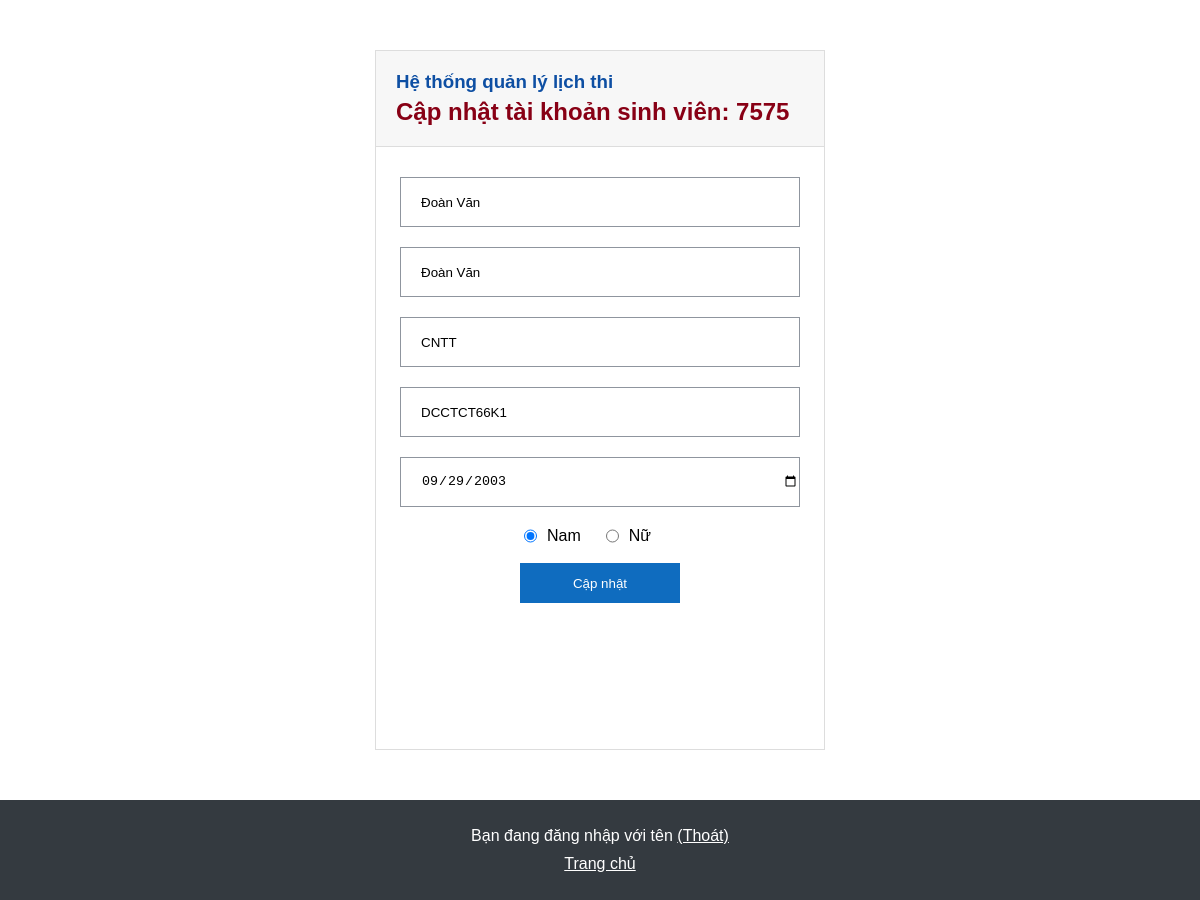
Page /web_manage_schedule_exam/admin/update_student.php?msv=7575 on the committed database.
### tables this page shows
CREATE TABLE `sinhvien` (
  `msv` int(10) NOT NULL,
  `ho_dem` varchar(50) NOT NULL,
  `ten` varchar(50) NOT NULL,
  `ngay_sinh` date NOT NULL,
  `khoa` varchar(100) NOT NULL,
  `lop` varchar(20) NOT NULL,
  `gioi_tinh` varchar(10) NOT NULL,
  `mat_khau` varchar(100) NOT NULL
);

### web_manage_schedule_exam/admin/update_student.php (the view, shortened to what this page needs)
<?php
    include('config.php');
    if (isset($_GET['msv'])) {
        $msv = $_GET['msv'];
    }
    $sql_sinh_vien = "SELECT * FROM sinhvien WHERE msv = '$msv'";
    $result_sinh_vien = $conn->query($sql_sinh_vien);
    if ($result_sinh_vien->num_rows > 0) {
        while($row = $result_sinh_vien->fetch_assoc()) {
            $ho_dem = $row["ho_dem"];
            $ten = $row["ten"];
            $lop = $row["lop"];
            $khoa = $row["khoa"];
            $ngay_sinh = $row["ngay_sinh"];
        }
    }
?>
<!DOCTYPE html>
<html lang="vi">
<head>
    <link rel="stylesheet" href="https://cdnjs.cloudflare.com/ajax/libs/font-awesome/6.4.2/css/all.min.css" />
    <link rel="stylesheet" href="manage_add.css">
</head>
<body>
    <div class="container-add">
        <div class="add-logo">
            <h3>Hệ thống quản lý lịch thi</h3>
            <h2>Cập nhật tài khoản sinh viên: <?php echo $msv; ?></h2>
        </div>
        <form action="" class="add-form" method="post">
            <div class="input-form">
                <input type="text" id="ho_dem" name="ho_dem" placeholder="Họ đệm" class="name" required value = "<?php echo $ho_dem; ?>">
                <input type="text" id="ten" name="ten" placeholder="Tên" class="name" required value = "<?php echo $ten; ?>">
                <input type="text" id="khoa" name="khoa" placeholder="Khoa" required value = "<?php echo $khoa; ?>">
                <input type="text" id="lop" name="lop" placeholder="Lớp" required value = "<?php echo $lop; ?>">
                <input type="date" id="ngay_sinh" name="ngay_sinh" value = "<?php echo $ngay_sinh; ?>">
            </div>
            <div class="gender">
                <?php
                    $sql_sinh_vien = "SELECT * FROM sinhvien WHERE msv = '$msv'";
                    $result_sinh_vien = $conn->query($sql_sinh_vien);
                    $pass_sinh_vien = $result_sinh_vien->fetch_assoc();
                    echo '<input type="radio" id="male" name="gioi_tinh" value="Nam"';
                    if ($pass_sinh_vien['gioi_tinh'] ==  "Nam") {
                        echo ' checked';
                    }
                    echo '>';
                    echo '<label for="male" >Nam</label>';
                    echo '<input type="radio" id="female" name="gioi_tinh" value="Nữ"';
                    if ($pass_sinh_vien['gioi_tinh'] ==  "Nữ") {
                        echo ' checked';
                    }
                    echo '>';
                    echo '<label for="female">Nữ</label><br>';
                ?>
            </div>
            <br>
            <button type="submit">Cập nhật</button>
        </form>
    </div>
    <?php include('footer.php'); ?>
</body>
</html>

### web_manage_schedule_exam/admin/manage_add.css (style rules this page uses)
* { margin: 0; padding: 0; box-sizing: border-box; }
html, body { display: flex; flex-direction: column; min-height: 100vh; font-family: Arial, sans-serif; }
.container-add { width: 450px; height: 700px; margin: 50px auto; background-color: white; border: 1px solid #dddddd; }
.container-add .add-logo { border-bottom: 1px solid #dddddd; padding: 20px; background-color: #F7F7F7; }
.container-add .add-logo h3 { color: #0E4FA3; }
.container-add .add-logo h2 { padding-top:5px; color: #880015; }
.container-add .add-form { width: 400px; margin: 10px auto; }
.container-add .add-form .input-form input { width: 400px; height: 50px; margin-top: 20px; padding-left: 20px; border: 1px solid #8F959E; }
.container-add .add-form .gender { display: flex; justify-content: center; gap: 10px; margin-top: 20px; }
.container-add .add-form .gender input { margin: 0; width: auto; }
.container-add .add-form .gender label { margin-right: 15px; cursor: pointer; }
.container-add .add-form button { display: flex; margin: auto; width: 160px; height: 40px; justify-content: center; align-items: center; background-color: #0F6CBF; color: #fff; text-decoration: none; border: 2px solid #0F6CBF; cursor: pointer; }

### rows in the picture
sinhvien: ho_dem "Đoàn Văn", ten "Đoàn Văn", khoa "CNTT", lop "DCCTCT66K1", ngay_sinh "09/29/2003", gioi_tinh "☑ Nam", gioi_tinh "☐ Nữ"

### other values in the picture
$msv "7575"
